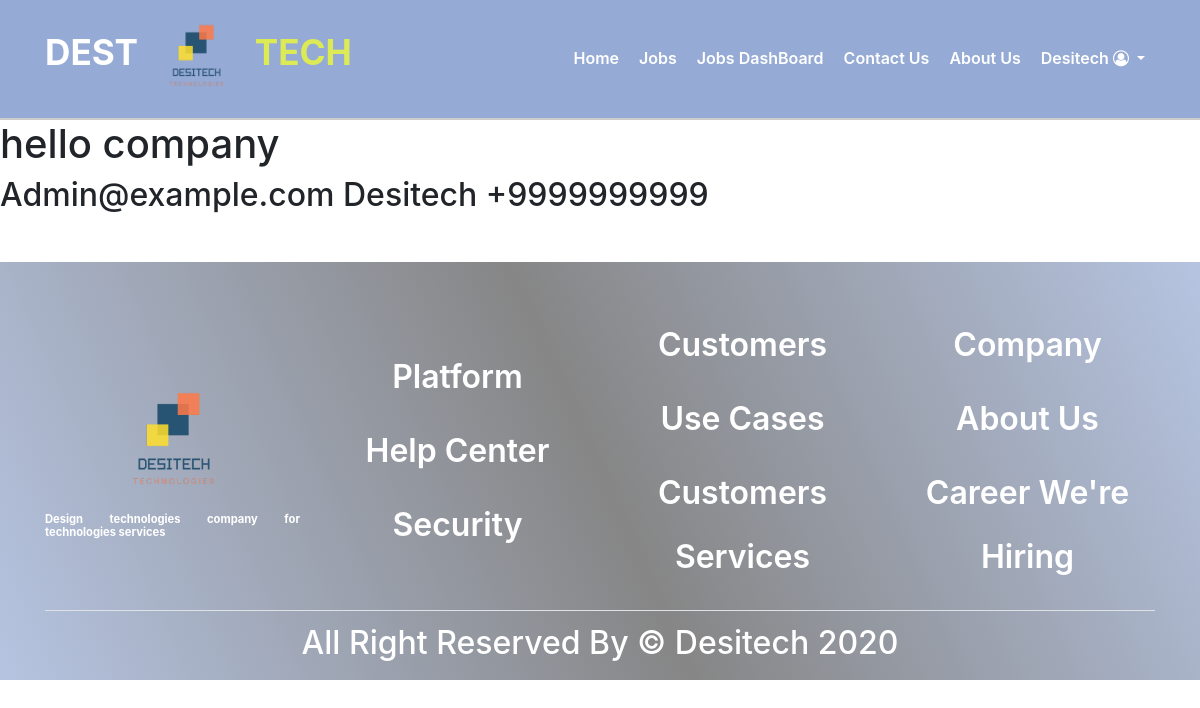
Page /accounts/MyProfile/ (signed in) on the committed database.
### accounts/models/User.py (models this page shows, shortened)
class User (AbstractBaseUser , PermissionsMixin):
    email = models.EmailField(unique=True , null=False)
    is_staff = models.BooleanField(default=True)
    is_active = models.BooleanField(default=True)
    is_superuser = models.BooleanField(default=False)
    COMPANY = 1
    JOB_SEEKER = 2
    REQUIRED_FIELDS = ['user_type']
    USERNAME_FIELD = 'email'
    _TYPE = ((COMPANY , 'company') , (JOB_SEEKER , 'job_seeker') )
    user_type  = models.PositiveSmallIntegerField (choices=_TYPE  )
    @property
    def is_company (self):
        if self.user_type == 1:
            return True
        return False
    def getProfile (self):
        if self.user_type == 1:
            profile = mo.CompanyProfile.Company_profile.objects.get (user = self)
            return profile
        elif self.user_type == 2 :
            profile = mo.JobSeekerProfile.job_seeker_profile.objects.get (user = self)
            return  profile
    objects = UserManager ()

### accounts/models/CompanyProfile.py (models this page shows)
class Company_profile (models.Model):
    user = models.OneToOneField(settings.AUTH_USER_MODEL, on_delete=models.CASCADE , primary_key=True)
    Name =models.CharField(max_length=50 )
    country = models.ForeignKey(Country, on_delete=models.SET_NULL , null=True)
    city = models.ForeignKey(City, on_delete=models.SET_NULL , null=True)
    street = models.CharField(max_length=128 , null=True)
    building_number = models.IntegerField(null=True)
    zip_code =  models.CharField("ZIP / Postal code", max_length=12, null=True)
    phone_regex = RegexValidator(regex=r'^\+?1?\d{9,15}$',
                    message="Phone number must be entered in the format: '+999999999'. Up to 15 digits allowed.")
    phone_number = models.CharField( validators=[phone_regex] , max_length=17 , null=True)
    mobile_number = models.CharField( validators=[phone_regex] ,max_length=17 , null=True)

### accounts/views/MyProfile.py (the view, shortened to what this page needs)
# urls.py: path('MyProfile/', MyProfile.MyProfile.as_view(), name='My-profile'),
@method_decorator(login_decorator, name='dispatch')
@method_decorator(have_profile, name='dispatch')
class MyProfile (View):
    def get (self , request):
        context = {'page_title' : 'my profile' , 'profile' : request.user.getProfile()}
        if request.user.is_company:
            return  render (request , 'CompanyProfile.html' , context )
        if request.user.is_job_seeker:
            return  render (request , 'JobSeekerProfile.html' , context )

### accounts/templates/CompanyProfile.html (shortened to what this page needs)
{% extends 'shared/_base.html' %}
{% load static %}
{% load bootstrap4 %}
{% block content%}
<h1>hello company<h2>
{{user}}
 {{profile.Name}}
   {{profile.phone_number}}
{% endblock %}

### templates/shared/_base.html (shortened to what this page needs)
<!DOCTYPE html>
{% load static %}
<html lang="en">
{% block head %}
<head>
    <link rel="stylesheet" href="https://maxcdn.bootstrapcdn.com/bootstrap/4.5.0/css/bootstrap.min.css">
    <link rel="stylesheet" href="https://cdnjs.cloudflare.com/ajax/libs/font-awesome/4.7.0/css/font-awesome.min.css">
    <link rel="stylesheet" href="https://cdnjs.cloudflare.com/ajax/libs/intl-tel-input/17.0.3/css/intlTelInput.min.css" />
    <link rel="stylesheet" href="{% static 'css/style.css' %}">
    <link rel="stylesheet" href="https://stackpath.bootstrapcdn.com/bootstrap/4.4.1/css/bootstrap.min.css"/>
    <link rel="stylesheet" href="https://cdnjs.cloudflare.com/ajax/libs/font-awesome/4.7.0/css/font-awesome.css"/>
    <link rel="stylesheet" href="https://cdnjs.cloudflare.com/ajax/libs/intl-tel-input/17.0.3/css/intlTelInput.min.css" />
    <link rel="stylesheet" href="https://cdnjs.cloudflare.com/ajax/libs/animate.css/4.0.0/animate.min.css"/>
  </head>
{% endblock head %}
<body>
<header class= 'header'>
            <div class="container">
                <nav class="navbar navbar-expand-lg navbar-light">
                    <a class="navbar-brand d-flex align-items-center justify-content-center"  href="{% url 'home' %}">
                        <h1 class="text-uppercase">dest
                            <img src= {% static 'img/logo.png' %} alt= 'logo' class="img-fluid animate__animated animate__pulse animate__infinite infinite">
                            <span >tech</span></h1>
                    </a>
                    <div class="collapse navbar-collapse" id="navbarcollapse">
                      <ul class="navbar-nav ml-auto text-capitalize">
                        <li class="nav-item active">
                          <a class="nav-link" href="{% url 'home' %}">home </a>
                        </li>
                        <li class="nav-item">
                           <a class="nav-link" href="{% url 'jobs:all-jobs-list' %}">jobs</a>
                        </li>
                         {% if user.is_company or user.is_superuser %}
                          <li class="nav-item">
                              <a class="nav-link" href="{% url 'jobs:my-jobs' %}">jobs dashBoard</a>
                          </li>
                        {% endif %}
                        <li class="nav-item">
                             <a class="nav-link" href="{% url 'contact-us' %}">contact us</a>
                        </li>
                         <li class="nav-item">
                             <a class="nav-link" href="{% url 'about-us' %}">about us</a>
                        </li>
                        <li class="nav-item dropdown">
                          <a class="nav-link dropdown-toggle" href="#" id="account" role="button" data-toggle="dropdown" aria-haspopup="true" aria-expanded="false">
                             {% if not user.is_authenticated %}
                                account
                            {% elif user.is_company %}
                                {{user.company_profile.Name}}
                            {% elif user.is_job_seeker %}
                                {{user.job_seeker_profile.Name}}
                            {% endif %}
                            <i class="fa fa-user-circle-o" aria-hidden="true"></i>
                          </a>
                        </li>
                      </ul>
                    </div>
                  </nav>
            </div>
    </header>
    {% block content %} {% endblock %}
<footer>
        <div class="footer-top mt-5">
            <div class="container">
                <div class="row align-items-center justify-content-center text-center">
                    <div class=" col-md-3 col-sm-6 one mt-3">
                    <img src="{% static 'img/logo.png' %}" alt="" class="img-fluid" width="150px" height="150px">
                        <p class="lead">Design technologies company for technologies services
                        </p>
                    </div>
                    <div class=" col-md-3 col-sm-6 two mt-3 ">
                        <ul class= 'list-unstyled'>
                            <li class= ''><a href="#">platform</a></li>
                            <li class= '' ><a href="#">help center</a></li>
                            <li class= ''><a href="#">security</a></li>
                        </ul>
                    </div>
                    <div class="col-md-3 col-sm-6 two mt-3">
                        <ul class= 'list-unstyled'>
                            <li class= ''><a href="#">customers</a></li>
                            <li class= '' ><a href="#">use cases</a></li>
                            <li class= ''><a href="#">customers services</a></li>
                        </ul>
                    </div>
                    <div class="col-md-3 col-sm-6 two mt-3">
                        <ul class= 'list-unstyled'>
                            <li class= ''><a href="#">company</a></li>
                            <li class= '' ><a href="#">about us</a></li>
                            <li class= ''><a href="#">career we're hiring</a></li>
                        </ul>
                    </div>
                </div>
                <p class= 'footer-text text-capitalize mb-0 py-3 border-top'>
                    all right reserved by &copy; desitech 2020
                </p>
            </div>
        </div>
    </footer>
</body>
</html>

### static/css/style.css (style rules this page uses)
.header { background: #4267b2; border-bottom: 2px solid#ccc; }
* { margin: 0; padding: 0; box-sizing: border-box; }
body { height: 1000px; }
.header { background: #4267b28e; border-bottom: 2px solid#ccc; }
.header .navbar { padding: 0; }
.navbar-brand img { width: 100px; height: 100px; padding: 0; }
.navbar-brand h1 { color: #fff; font-size: 2.2rem; font-weight: bolder; }
.navbar-brand h1 span { color: rgb(220, 235, 85); }
.header .navbar #navbarcollapse .nav-item .nav-link { color: #fff; font-size: 1rem; font-weight: 600; padding: 15px 10px 15px; line-height: 1.2; }
.dropdown-toggle::after { content: none; }
.footer-top { background: linear-gradient(66deg, #4267b263, rgba(0, 0, 0, 0.473), #4267b263); padding: 30px 0 5px; color: #fff; }
.one p { font-size: 0.7rem; text-align: left; text-align: justify; font-weight: bold; }
.two ul li { padding: 5px 0; line-height: 2; }
.two ul li a { color: #fff !important; text-decoration: none; text-transform: capitalize; font-weight: 600; }
.footer-text { text-align: center; color: #fff; line-height: 1; }

### rows in the picture
User: company_profile.Name "Desitech", email "Admin@example.com"
Company_profile: Name "Desitech", phone_number "+9999999999"
